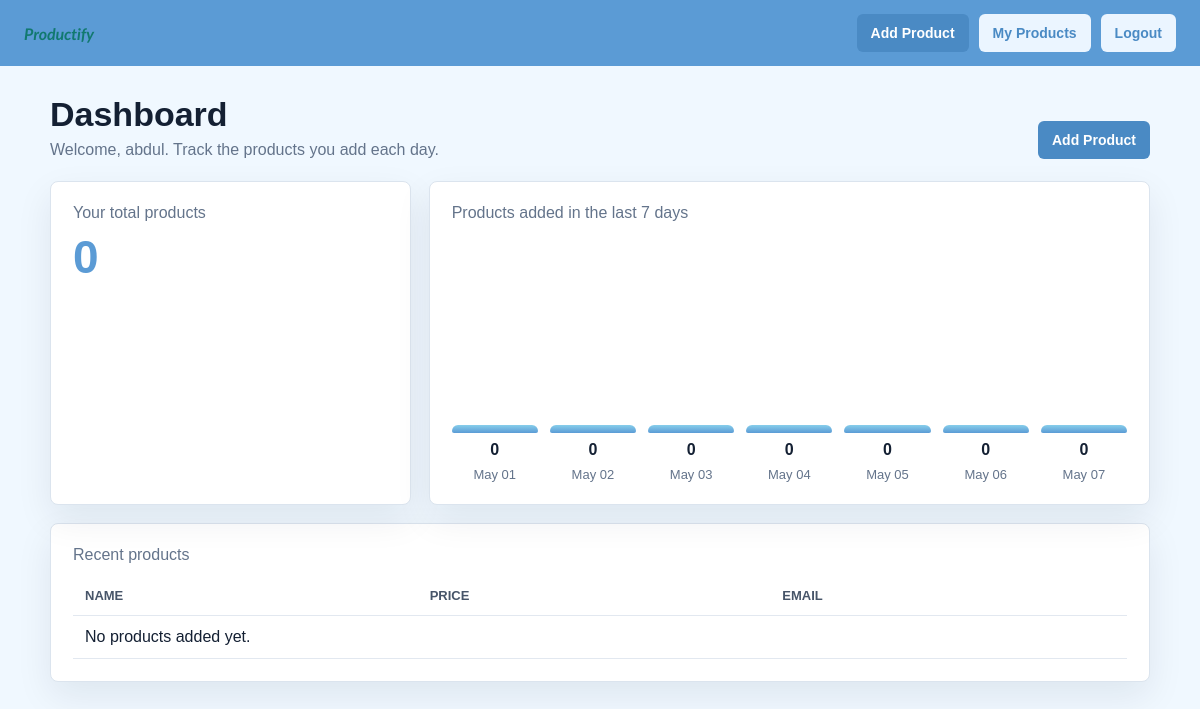
The app's page / (signed in), older data.
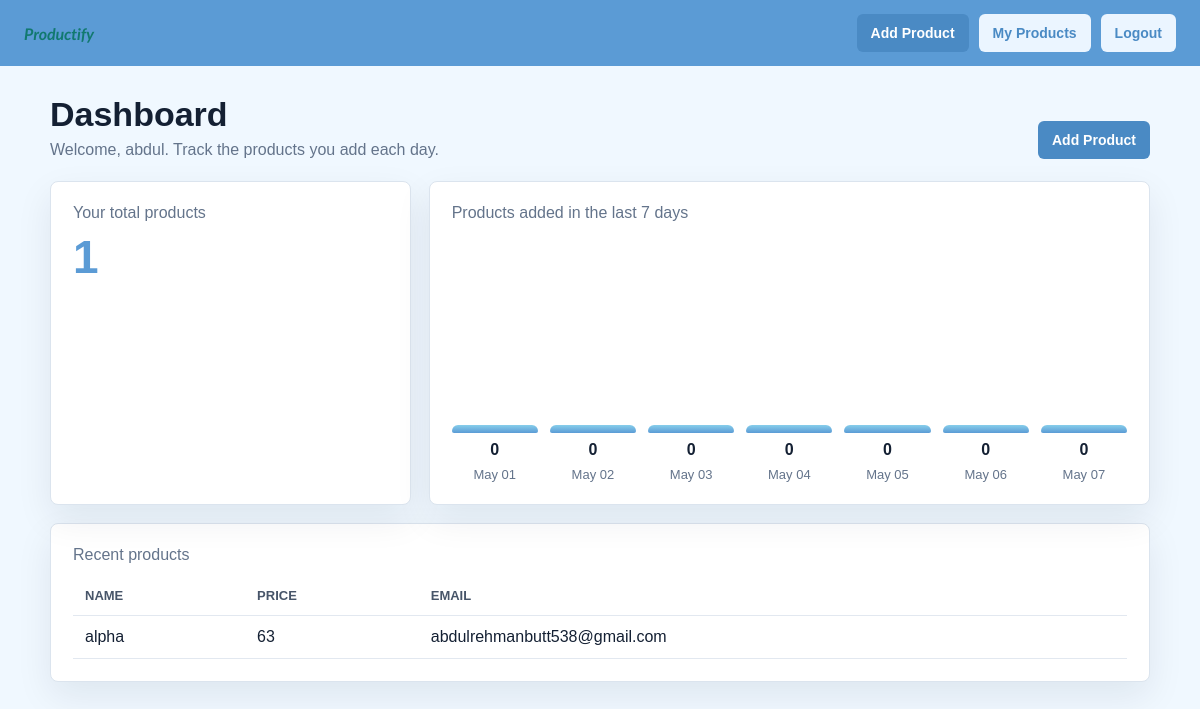
The same page, newer data.
### products/models.py (models this page shows, shortened)
class Product(models.Model):
    owner = models.ForeignKey(User, on_delete=models.CASCADE)
    name = models.CharField(max_length=100)
    image =models.ImageField(
        upload_to='products/',
        null=True,
        blank=True
    )
    price = models.IntegerField()
    description = models.TextField()
    email = models.EmailField()
    created_at = models.DateTimeField(auto_now_add=True)

### products/views.py (the view)
# urls.py: 2. Add a URL to urlpatterns:  path('', views.home, name='home')
@login_required
def home(request):
    today = timezone.localdate()
    start_date = today - timedelta(days=6)
    product_counts = (
        Product.objects.filter(owner=request.user, created_at__date__gte=start_date)
        .annotate(day=TruncDate("created_at"))
        .values("day")
        .annotate(total=Count("id"))
        .order_by("day")
    )
    counts_by_day = {item["day"]: item["total"] for item in product_counts}
    chart_days = [start_date + timedelta(days=offset) for offset in range(7)]
    chart_labels = [day.strftime("%b %d") for day in chart_days]
    chart_values = [counts_by_day.get(day, 0) for day in chart_days]
    products_total = Product.objects.filter(owner=request.user).count()
    recent_products = Product.objects.filter(owner=request.user).order_by("-created_at")[:5]
    return render(
        request,
        "home.html",
        {
            "chart_labels": chart_labels,
            "chart_values": chart_values,
            "products_total": products_total,
            "recent_products": recent_products,
        },
    )

### products/templates/home.html (shortened to what this page needs)
<!DOCTYPE html>
<html lang="en">
<head>
</head>
<body>
<header class="topbar">
    <a class="brand" href="{% url 'home' %}">Productify</a>
    <nav class="nav">
        <a href="{% url 'create' %}">Add Product</a>
        <a class="secondary" href="{% url 'myproduct' %}">My Products</a>
        <a class="secondary" href="{% url 'logout' %}">Logout</a>
    </nav>
</header>
<main>
    <section class="hero">
        <div>
            <h1>Dashboard</h1>
            <p class="muted">Welcome, {{ user.username }}. Track the products you add each day.</p>
        </div>
        <a class="button" href="{% url 'create' %}">Add Product</a>
    </section>
    <section class="stats">
        <div class="panel">
            <p class="muted">Your total products</p>
            <p class="metric">{{ products_total }}</p>
        </div>
        <div class="panel">
            <p class="muted">Products added in the last 7 days</p>
            <div class="chart">
                {% for label in chart_labels %}
                    <div class="bar-wrap">
                        <div class="bar" data-index="{{ forloop.counter0 }}"></div>
                        <div class="count" data-count-index="{{ forloop.counter0 }}">0</div>
                        <div class="label">{{ label }}</div>
                    </div>
                {% endfor %}
            </div>
        </div>
    </section>
    <section class="panel recent">
        <p class="muted">Recent products</p>
        <table>
            <tr>
                <th>Name</th>
                <th>Price</th>
                <th>Email</th>
            </tr>
            {% for product in recent_products %}
            <tr>
                <td>{{ product.name }}</td>
                <td>{{ product.price }}</td>
                <td>{{ product.email }}</td>
            </tr>
            {% empty %}
            <tr>
                <td colspan="3">No products added yet.</td>
            </tr>
            {% endfor %}
        </table>
    </section>
</main>
</body>
</html>

Row changes from the older to the newer data that the page shows:
added Product: name "alpha", price "63", email "abdulrehmanbutt538@gmail.com"
Text that changed along with them:
{{ products_total }}: "0" → "1"
text no longer shown: "No products added yet."
